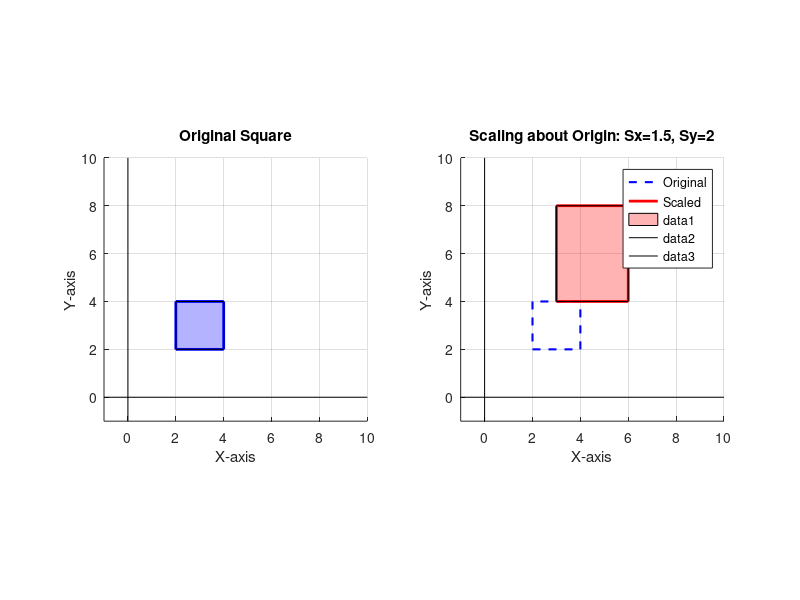

MATLAB code to generate this figure:
clc; clear; close all;

ORIGINAL_POINTS = [2, 2; 4, 2; 4, 4; 2, 4; 2, 2];
SX = 1.5; SY = 2.0;

figure('Position', [100, 100, 1000, 400]);

subplot(1, 2, 1);
hold on; grid on; axis equal;
title('Original Square');
xlabel('X-axis'); ylabel('Y-axis');
plot(ORIGINAL_POINTS(:, 1), ORIGINAL_POINTS(:, 2), 'b-', 'LineWidth', 2);
fill(ORIGINAL_POINTS(:, 1), ORIGINAL_POINTS(:, 2), 'b', 'FaceAlpha', 0.3);
xlim([-1, 10]); ylim([-1, 10]);
line([-1, 10], [0, 0], 'Color', 'k', 'LineWidth', 0.5);
line([0, 0], [-1, 10], 'Color', 'k', 'LineWidth', 0.5);

subplot(1, 2, 2);
hold on; grid on; axis equal;
title(['Scaling about Origin: Sx=', num2str(SX), ', Sy=', num2str(SY)]);
xlabel('X-axis'); ylabel('Y-axis');

SCALED_POINTS = ORIGINAL_POINTS .* [SX, SY];

plot(ORIGINAL_POINTS(:, 1), ORIGINAL_POINTS(:, 2), 'b--', 'LineWidth', 1.5, 'DisplayName', 'Original');
plot(SCALED_POINTS(:, 1), SCALED_POINTS(:, 2), 'r-', 'LineWidth', 2, 'DisplayName', 'Scaled');
fill(SCALED_POINTS(:, 1), SCALED_POINTS(:, 2), 'r', 'FaceAlpha', 0.3);
line([-1, 10], [0, 0], 'Color', 'k', 'LineWidth', 0.5);
line([0, 0], [-1, 10], 'Color', 'k', 'LineWidth', 0.5);
legend;
xlim([-1, 10]); ylim([-1, 10]);
